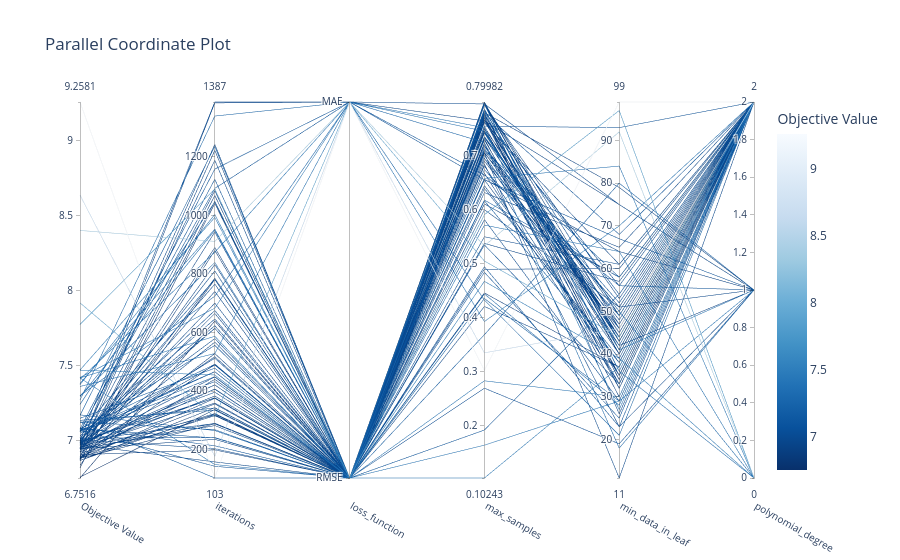

Source (notebook cell):
### Code cell
optuna_viz.plot_parallel_coordinate(study, ["max_samples", "iterations", "polynomial_degree", "min_data_in_leaf", "loss_function"])
